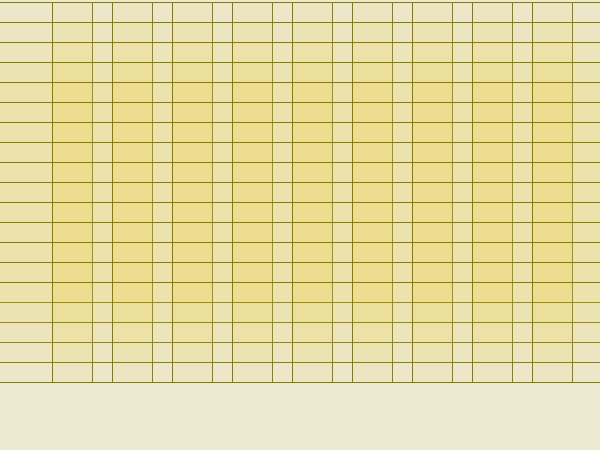
Frame 1 (no input)
Frame 60 (the mouse pressed at the canvas centre just before this capture): identical to frame 1, image omitted
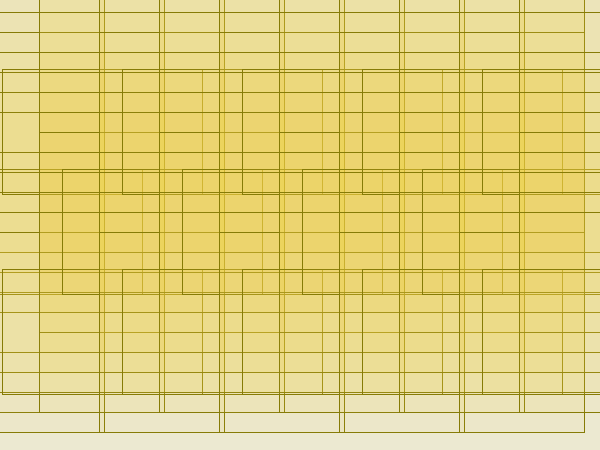
Frame 120 (the mouse held since frame 60 and released just before this capture)

The Processing sketch that drew these frames (run headless with seeded random() and noise(); from frame 60 on, the mouse is pressed at the canvas centre):

// Processing sketch: processing_156834
// ── processing_156834.pde

void setup(){
  size (600, 450);
}
boolean t = true;
float x;
float y;
int flex=1;

void draw() {
  int w=0;
  int v=0;
  background(#ece9d1);
  for (int i=1; i<width/2; i+=30) {
    for (int j=1; j<height/3; j+=10) {
      w+=1;
      v+=1;
      fill(235,212,60, 15);
      stroke(#867b06);
      if (t) {
        x=mouseX;
        y=mouseY;
      }
      rectMode(CENTER);
      if (w % 5==0 && v % 2==0) {
       rect(i*2+40, j*2+50, abs(flex*(x-100)), abs(flex*(y-100)));
      } else {
        rect(i*2+40, j*2+50, abs(flex*(y-100)), abs(flex*(x-100)));
      }
    }
  }
}
